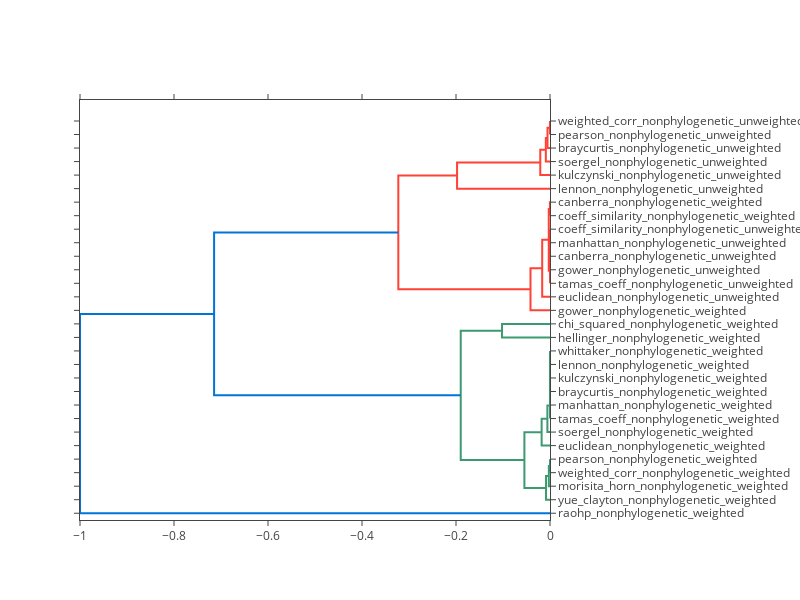

Notebook code cell kept with this figure:
### Code cell
plot_dm_dendrogram(filters=["_phylogenetic"],height=600)

### Figure 1 — Plotly figure (JSON) as saved in the notebook; plotly's stock layout.template omitted (floating-point values rounded to 4 significant figures)
{"data": [{"hoverinfo": "text", "marker": {"color": "rgb(61,153,112)"}, "mode": "lines", "text": null, "type": "scatter", "x": [0, 0, 0, 0], "xaxis": "x", "y": [35, 35, 45, 45], "yaxis": "y"}, {"hoverinfo": "text", "marker": {"color": "rgb(61,153,112)"}, "mode": "lines", "text": null, "type": "scatter", "x": [0, -0.002474, -0.002474, 0], "xaxis": "x", "y": [25, 25, 40, 40], "yaxis": "y"}, {"hoverinfo": "text", "marker": {"color": "rgb(61,153,112)"}, "mode": "lines", "text": null, "type": "scatter", "x": [0, -0.008447, -0.008447, -0.002474], "xaxis": "x", "y": [15, 15, 32.5, 32.5], "yaxis": "y"}, {"hoverinfo": "text", "marker": {"color": "rgb(61,153,112)"}, "mode": "lines", "text": null, "type": "scatter", "x": [0, 0, 0, 0], "xaxis": "x", "y": [115, 115, 125, 125], "yaxis": "y"}, {"hoverinfo": "text", "marker": {"color": "rgb(61,153,112)"}, "mode": "lines", "text": null, "type": "scatter", "x": [0, 0, 0, 0], "xaxis": "x", "y": [105, 105, 120, 120], "yaxis": "y"}, {"hoverinfo": "text", "marker": {"color": "rgb(61,153,112)"}, "mode": "lines", "text": null, "type": "scatter", "x": [0, 0, 0, 0], "xaxis": "x", "y": [95, 95, 112.5, 112.5], "yaxis": "y"}, {"hoverinfo": "text", "marker": {"color": "rgb(61,153,112)"}, "mode": "lines", "text": null, "type": "scatter", "x": [0, -4.327e-12, -4.327e-12, 0], "xaxis": "x", "y": [85, 85, 103.8, 103.8], "yaxis": "y"}, {"hoverinfo": "text", "marker": {"color": "rgb(61,153,112)"}, "mode": "lines", "text": null, "type": "scatter", "x": [0, -8.577e-12, -8.577e-12, -4.327e-12], "xaxis": "x", "y": [75, 75, 94.38, 94.38], "yaxis": "y"}, {"hoverinfo": "text", "marker": {"color": "rgb(61,153,112)"}, "mode": "lines", "text": null, "type": "scatter", "x": [0, -0.00555, -0.00555, -8.577e-12], "xaxis": "x", "y": [65, 65, 84.69, 84.69], "yaxis": "y"}, {"hoverinfo": "text", "marker": {"color": "rgb(61,153,112)"}, "mode": "lines", "text": null, "type": "scatter", "x": [0, -0.01782, -0.01782, -0.00555], "xaxis": "x", "y": [55, 55, 74.84, 74.84], "yaxis": "y"}, {"hoverinfo": "text", "marker": {"color": "rgb(61,153,112)"}, "mode": "lines", "text": null, "type": "scatter", "x": [-0.008447, -0.05447, -0.05447, -0.01782], "xaxis": "x", "y": [23.75, 23.75, 64.92, 64.92], "yaxis": "y"}, {"hoverinfo": "text", "marker": {"color": "rgb(61,153,112)"}, "mode": "lines", "text": null, "type": "scatter", "x": [0, -0.1021, -0.1021, 0], "xaxis": "x", "y": [135, 135, 145, 145], "yaxis": "y"}, {"hoverinfo": "text", "marker": {"color": "rgb(61,153,112)"}, "mode": "lines", "text": null, "type": "scatter", "x": [-0.05447, -0.1899, -0.1899, -0.1021], "xaxis": "x", "y": [44.34, 44.34, 140, 140], "yaxis": "y"}, {"hoverinfo": "text", "marker": {"color": "rgb(255,65,54)"}, "mode": "lines", "text": null, "type": "scatter", "x": [0, 0, 0, 0], "xaxis": "x", "y": [205, 205, 215, 215], "yaxis": "y"}, {"hoverinfo": "text", "marker": {"color": "rgb(255,65,54)"}, "mode": "lines", "text": null, "type": "scatter", "x": [0, 0, 0, 0], "xaxis": "x", "y": [195, 195, 210, 210], "yaxis": "y"}, {"hoverinfo": "text", "marker": {"color": "rgb(255,65,54)"}, "mode": "lines", "text": null, "type": "scatter", "x": [0, 0, 0, 0], "xaxis": "x", "y": [185, 185, 202.5, 202.5], "yaxis": "y"}, {"hoverinfo": "text", "marker": {"color": "rgb(255,65,54)"}, "mode": "lines", "text": null, "type": "scatter", "x": [0, -8.666e-12, -8.666e-12, 0], "xaxis": "x", "y": [175, 175, 193.8, 193.8], "yaxis": "y"}, {"hoverinfo": "text", "marker": {"color": "rgb(255,65,54)"}, "mode": "lines", "text": null, "type": "scatter", "x": [0, -0.0001407, -0.0001407, 0], "xaxis": "x", "y": [225, 225, 235, 235], "yaxis": "y"}, {"hoverinfo": "text", "marker": {"color": "rgb(255,65,54)"}, "mode": "lines", "text": null, "type": "scatter", "x": [-8.666e-12, -0.002624, -0.002624, -0.0001407], "xaxis": "x", "y": [184.4, 184.4, 230, 230], "yaxis": "y"}, {"hoverinfo": "text", "marker": {"color": "rgb(255,65,54)"}, "mode": "lines", "text": null, "type": "scatter", "x": [0, -0.0166, -0.0166, -0.002624], "xaxis": "x", "y": [165, 165, 207.2, 207.2], "yaxis": "y"}, {"hoverinfo": "text", "marker": {"color": "rgb(255,65,54)"}, "mode": "lines", "text": null, "type": "scatter", "x": [0, -0.04151, -0.04151, -0.0166], "xaxis": "x", "y": [155, 155, 186.1, 186.1], "yaxis": "y"}, {"hoverinfo": "text", "marker": {"color": "rgb(255,65,54)"}, "mode": "lines", "text": null, "type": "scatter", "x": [0, 0, 0, 0], "xaxis": "x", "y": [285, 285, 295, 295], "yaxis": "y"}, {"hoverinfo": "text", "marker": {"color": "rgb(255,65,54)"}, "mode": "lines", "text": null, "type": "scatter", "x": [0, -0.005317, -0.005317, 0], "xaxis": "x", "y": [275, 275, 290, 290], "yaxis": "y"}, {"hoverinfo": "text", "marker": {"color": "rgb(255,65,54)"}, "mode": "lines", "text": null, "type": "scatter", "x": [0, -0.008881, -0.008881, -0.005317], "xaxis": "x", "y": [265, 265, 282.5, 282.5], "yaxis": "y"}, {"hoverinfo": "text", "marker": {"color": "rgb(255,65,54)"}, "mode": "lines", "text": null, "type": "scatter", "x": [0, -0.02069, -0.02069, -0.008881], "xaxis": "x", "y": [255, 255, 273.8, 273.8], "yaxis": "y"}, {"hoverinfo": "text", "marker": {"color": "rgb(255,65,54)"}, "mode": "lines", "text": null, "type": "scatter", "x": [0, -0.1977, -0.1977, -0.02069], "xaxis": "x", "y": [245, 245, 264.4, 264.4], "yaxis": "y"}, {"hoverinfo": "text", "marker": {"color": "rgb(255,65,54)"}, "mode": "lines", "text": null, "type": "scatter", "x": [-0.04151, -0.3228, -0.3228, -0.1977], "xaxis": "x", "y": [170.5, 170.5, 254.7, 254.7], "yaxis": "y"}, {"hoverinfo": "text", "marker": {"color": "rgb(0,116,217)"}, "mode": "lines", "text": null, "type": "scatter", "x": [-0.1899, -0.7147, -0.7147, -0.3228], "xaxis": "x", "y": [92.17, 92.17, 212.6, 212.6], "yaxis": "y"}, {"hoverinfo": "text", "marker": {"color": "rgb(0,116,217)"}, "mode": "lines", "text": null, "type": "scatter", "x": [0, -1, -1, -0.7147], "xaxis": "x", "y": [5, 5, 152.4, 152.4], "yaxis": "y"}], "layout": {"autosize": false, "height": 600, "hovermode": "closest", "margin": {"r": 250}, "showlegend": false, "width": 800, "xaxis": {"mirror": "allticks", "rangemode": "tozero", "showgrid": false, "showline": true, "showticklabels": true, "ticks": "outside", "type": "linear", "zeroline": false}, "yaxis": {"mirror": "allticks", "rangemode": "tozero", "showgrid": false, "showline": true, "showticklabels": true, "side": "right", "tickmode": "array", "ticks": "outside", "ticktext": ["raohp_nonphylogenetic_weighted", "yue_clayton_nonphylogenetic_weighted", "morisita_horn_nonphylogenetic_weighted", "weighted_corr_nonphylogenetic_weighted", "pearson_nonphylogenetic_weighted", "euclidean_nonphylogenetic_weighted", "soergel_nonphylogenetic_weighted", "tamas_coeff_nonphylogenetic_weighted", "manhattan_nonphylogenetic_weighted", "braycurtis_nonphylogenetic_weighted", "kulczynski_nonphylogenetic_weighted", "lennon_nonphylogenetic_weighted", "whittaker_nonphylogenetic_weighted", "hellinger_nonphylogenetic_weighted", "chi_squared_nonphylogenetic_weighted", "gower_nonphylogenetic_weighted", "euclidean_nonphylogenetic_unweighted", "tamas_coeff_nonphylogenetic_unweighted", "gower_nonphylogenetic_unweighted", "canberra_nonphylogenetic_unweighted", "manhattan_nonphylogenetic_unweighted", "coeff_similarity_nonphylogenetic_unweighted", "coeff_similarity_nonphylogenetic_weighted", "canberra_nonphylogenetic_weighted", "lennon_nonphylogenetic_unweighted", "kulczynski_nonphylogenetic_unweighted", "soergel_nonphylogenetic_unweighted", "braycurtis_nonphylogenetic_unweighted", "pearson_nonphylogenetic_unweighted", "weighted_corr_nonphylogenetic_unweighted"], "tickvals": [5, 15, 25, 35, 45, 55, 65, 75, 85, 95, 105, 115, 125, 135, 145, 155, 165, 175, 185, 195, 205, 215, 225, 235, 245, 255, 265, 275, 285, 295], "type": "linear", "zeroline": false}}}
